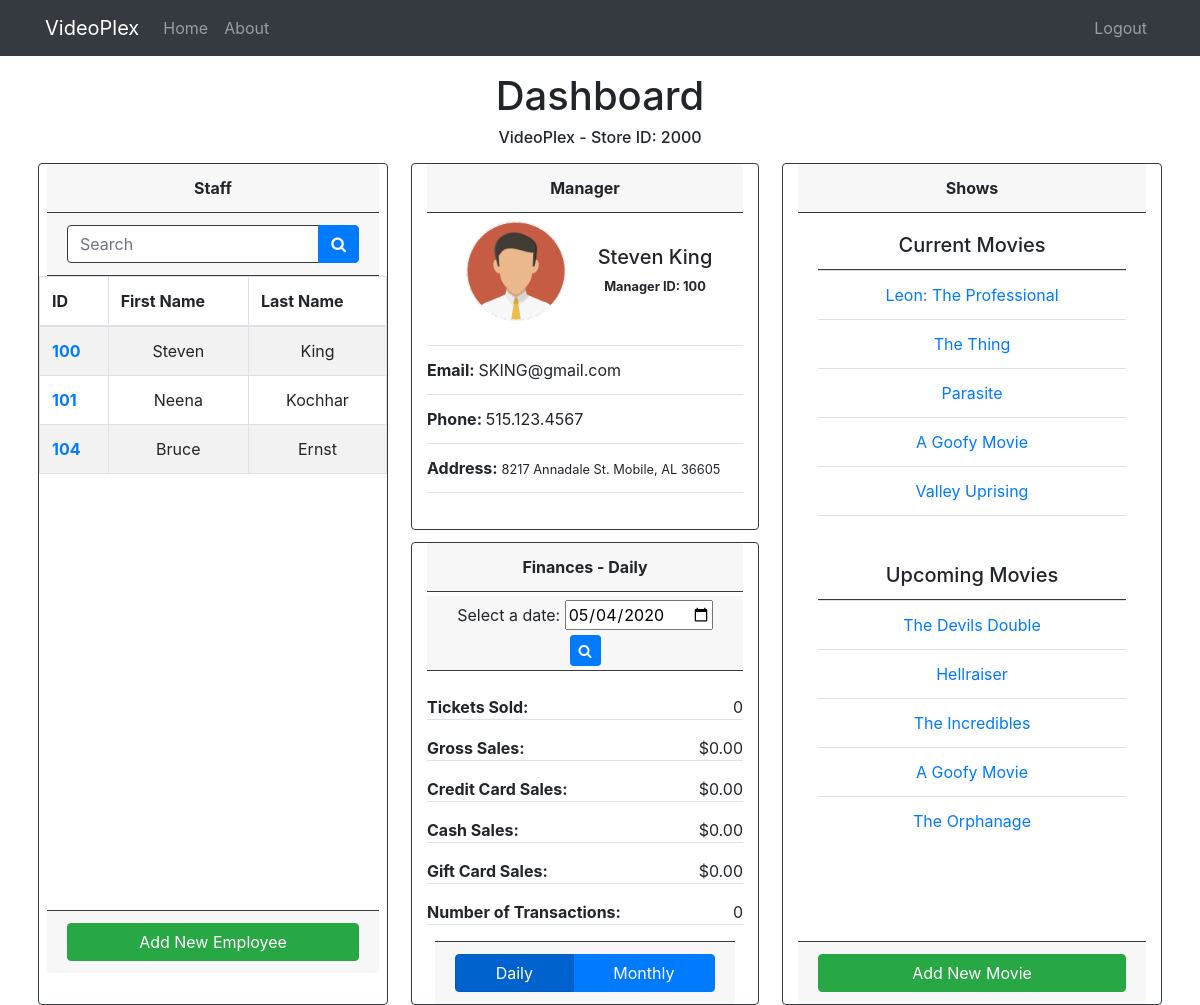
/cinemas/index/2000 (signed in), run on the app's committed database.
### tables this page shows
CREATE TABLE employee (
    employee_id INT(6) AUTO_INCREMENT,
    first_name VARCHAR(256) NOT NULL,
    last_name VARCHAR(256) NOT NULL,
    email VARCHAR(256) NOT NULL UNIQUE,
    phone VARCHAR(20) NOT NULL,
    birthdate DATE NOT NULL,
    salary INT CHECK (salary > 0),
    hire_date DATE NOT NULL,
    ssn INT(9) NOT NULL,
    address_id INT (6),
    store_number INT(6),
    manager_id INT(6),
    PRIMARY KEY (employee_id),
    FOREIGN KEY (address_id) References address (address_id),
    FOREIGN KEY (store_number) References cinema (cinema_id)
);

CREATE TABLE movie (
    movie_id INT(6) AUTO_INCREMENT,
    movie_name VARCHAR(256) NOT NULL,
    duration INT(5),
    rating_mpaa CHAR(4),
    rating_imdb DECIMAL(4, 2),
    director VARCHAR(30) NOT NULL,
    genre VARCHAR(20),
    start_date DATE,
    end_date DATE,
    PRIMARY KEY (movie_id)
);

### app/views/cinemas/index.php (the view, shortened to what the rows shown need)
<?php require APPROOT . '/views/inc/header.php'; ?>
    <h1 class="text-center">Dashboard</h1>
    <h6 class="text-center">VideoPlex - Store ID: <?php echo $data['cinema_id']; ?></h6>
    <div class="row">
        <div class="col card mx-2 px-0 border-dark">
            <div class="mx-2">
                <p class="card-header text-center border-dark"><strong>Staff</strong></p>
                <form class="card-header border-dark" action="<?php echo URLROOT; ?>/cinemas/<?php echo $data['cinema_id']; ?>" method="post">
                    <div class="input-group mb-0">
                    <input name="search_name" type="text" class="form-control border-bottom border-top border-dark" placeholder="Search" aria-label="Search" aria-describedby="basic-addon2">
                    <div class="input-group-append">
                        <button class="btn btn-primary" type="submit"><i class="fa fa-search"></i></button>
                    </div>
                    </div>
                </form>
            </div>
            <div class="table-wrapper-scroll-y custom-scrollbar">
                <table class="table table-bordered table-striped mb-0">
                    <thead>
                        <tr>
                            <th scope="col">ID</th>
                            <th scope="col">First Name</th>
                            <th scope="col">Last Name</th>
                        </tr>
                    </thead>
                    <?php foreach($data['employees'] as $employee) : ?>
                        <tr>
                            <th scope="row"><a href="<?php echo URLROOT; ?>/cinemas/view_employee/<?php echo $data['cinema_id']; ?>/<?php echo $employee->employee_id; ?>"><?php echo $employee->employee_id?></a></th>
                            <td class="text-center"><?php echo $employee->first_name?></td>
                            <td class="text-center"><?php echo $employee->last_name?></td>
                        </tr>
                    <?php endforeach; ?>
                </table>
            </div>
            <div class="mx-2">
                <div class="card-footer border-dark">
                    <a href="<?php echo URLROOT; ?>/cinemas/modify/<?php echo $data['cinema_id']; ?>/<?php echo $data['manager']['id']; ?>" class="btn btn-success w-100">Add New Employee </a>
                </div>
            </div>
        </div>
        <div class="col">
            <div class="card-columns d-flex flex-column justify-content-center">
                <div class="col card border-dark">
                    <div class="card-container">
                        <p class="card-header mb-2 text-center border-dark"><strong>Manager</strong></p>
                        <div class="manager-container">
                            <div class="d-flex justify-content-center">
                                <div class="rounded-circle overflow-hidden mx-2 custom-circle-image">
                                    <img class="w-100 h-100" src="<?php echo URLROOT; ?>/public/img/profile-icon.png" alt="Card image cap">
                                </div>
                                <div class="d-flex flex-column">
                                    <h5 class="ml-4 mt-3 mb-1 mt-4"><?php echo $data['manager']['name']; ?></h5>
                                    <p class="text-center"><small class="font-weight-bold ml-4">Manager ID: <?php echo $data['manager']['id'] ?></small></p>
                                </div>
                            </div>
                            <ul class="list-group list-group-flush mb-5 mt-4">
                                <li class="list-group-item pl-0"><span class="font-weight-bold">Email: </span><?php echo $data['manager']['email']; ?></li>
                                <li class="list-group-item pl-0"><span class="font-weight-bold">Phone: </span><?php echo $data['manager']['phone']; ?></li>
                                <li class="list-group-item border-bottom pl-0"><span class="font-weight-bold">Address: </span><small><?php echo $data['manager']['address']; ?></small></li>
                            </ul>
                        </div>
                    </div>
                </div>
                <div class="col card mb-0 border-dark">
                    <p class="card-header text-center border-dark"><strong>Finances - <span id="day2">Daily</span><span id="month2" style="display: none;">Monthly</span></strong></p>
                    <form class="text-center card-header mt-1 mb-4 py-1 border-dark" action="<?php echo URLROOT; ?>/cinemas/<?php echo $data['cinema_id'] ?>" method="post">
                        <label for="datepicker">Select a date:</label>
                        <input type="date" value="<?php echo $data['finances']['date_chosen']; ?>" name="date_chosen" id="datepicker">
                        <button class="btn btn-primary btn-sm" type="submit"><i class="fa fa-search"></i></button>
                    </form>
                    <div class="card-container">
                        <div id="day">
                            <div class="d-flex justify-content-between">
                                <span class="text-left font-weight-bold">Tickets Sold:</span>
                                <span class="text-right"><?php echo $data['finances']['total_tickets']; ?></span>
                            </div>
                            <div class="border-bottom w-100 mb-3"></div>
                            <div class="d-flex justify-content-between">
                                <span class="text-left font-weight-bold">Gross Sales:</span>
                                <span class="text-right">$<?php echo $data['finances']['gross_sales']; ?></span>
                            </div>
                            <div class="border-bottom w-100 mb-3"></div>
                            <div class="d-flex justify-content-between">
                                <span class="text-left font-weight-bold">Credit Card Sales:</span>
                                <span class="text-right">$<?php echo $data['finances']['CREDIT']; ?></span>
                            </div>
                            <div class="border-bottom w-100 mb-3"></div>
                            <div class="d-flex justify-content-between">
                                <span class="text-left font-weight-bold">Cash Sales:</span>
                                <span class="text-right">$<?php echo $data['finances']['CASH']; ?></span>
                            </div>
                            <div class="border-bottom w-100 mb-3"></div>
                            <div class="d-flex justify-content-between">
                                <span class="text-left font-weight-bold">Gift Card Sales:</span>
                                <span class="text-right">$<?php echo $data['finances']['GIFT']; ?></span>
                            </div>
                            <div class="border-bottom w-100 mb-3"></div>
                            <div class="d-flex justify-content-between">
                                <span class="text-left font-weight-bold">Number of Transactions: </span>
                                <span class="text-right"><?php echo $data['finances']['transactions']; ?></span>
                            </div>
                            <div class="border-bottom w-100 mb-3"></div>
                        </div>
                    </div>
                    <div class="mx-2">
                        <div class="card-footer border-dark">
                            <div class="btn-group btn-group-toggle d-flex justify-content-center" data-toggle="buttons">
                                <label class="btn btn-primary active">
                                    <input type="radio" style="box-shadow: none;" onchange="hideMonthly(this)" name="option1" id="daily" autocomplete="off" checked> Daily
                                </label>
                                <label class="btn btn-primary">
                                    <input type="radio" onchange="hideDaily(this)" name="option2" id="monthly" autocomplete="off"> Monthly
                                </label>
                            </div>
                        </div>
                    </div>
                </div>
            </div>
        </div>
        <div class="col card mx-2 border-dark">
            <p class="card-header text-center border-dark"><strong>Shows</strong></p>
            <div class="card-body">
                <h5 class="card-title text-center">Current Movies</h5>
                <ul class="list-group list-group-flush mb-5 border-top border-dark">
                    <?php foreach($data['current_movies'] as $movie) : ?>
                    <li class="list-group-item text-center">
                        <a href="<?php echo URLROOT; ?>/cinemas/view_movie/<?php echo $data['cinema_id']; ?>/<?php echo $movie->movie_id; ?>">
                        <?php echo $movie->movie_name; ?></a></li>
                    <?php endforeach; ?>
                </ul>
                <h5 class="card-title text-center">Upcoming Movies</h5>
                <ul class="list-group list-group-flush mb-5 border-top border-dark">
                    <?php foreach($data['upcoming_movies'] as $movie) : ?>
                    <li class="list-group-item text-center">
                        <a href="<?php echo URLROOT; ?>/cinemas/view_movie/<?php echo $data['cinema_id']; ?>/<?php echo $movie->movie_id; ?>">
                        <?php echo $movie->movie_name; ?></a></li>
                    <?php endforeach; ?>
                </ul>
            </div>
            <div class="card-footer border-dark">
                <a href="<?php echo URLROOT; ?>/cinemas/modify_movie" class="btn btn-success w-100">Add New Movie</a>
            </div>
        </div>
    </div>
<?php require APPROOT . '/views/inc/footer.php'; ?>

### data on the page
employee: employee_id "100", first_name "Steven", last_name "King", email "SKING@gmail.com", phone "515.123.4567"
employee: employee_id "101", first_name "Neena", last_name "Kochhar"
employee: employee_id "104", first_name "Bruce", last_name "Ernst"
movie: movie_name "Leon: The Professional"
movie: movie_name "The Thing"
movie: movie_name "Parasite"
movie: movie_name "A Goofy Movie"
movie: movie_name "Valley Uprising"
movie: movie_name "The Devils Double"
movie: movie_name "Hellraiser"
movie: movie_name "The Incredibles"
movie: movie_name "A Goofy Movie"
movie: movie_name "The Orphanage"

### other printed values
SITENAME "VideoPlex"
$data['cinema_id'] "2000"
$data['manager']['name'] "Steven King"
$data['manager']['address'] "8217 Annadale St. Mobile, AL 36605"
$data['finances']['total_tickets'] "0"
$data['finances']['gross_sales'] "0.00"
$data['finances']['CREDIT'] "0.00"
$data['finances']['CASH'] "0.00"
$data['finances']['GIFT'] "0.00"
$data['finances']['transactions'] "0"
